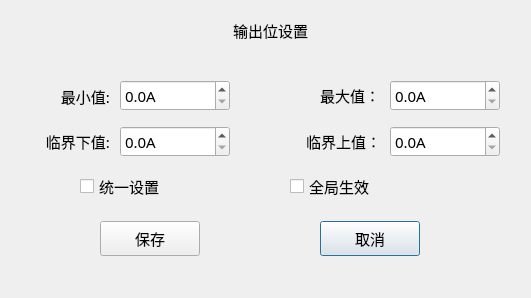
<?xml version="1.0" encoding="UTF-8"?>
<ui version="4.0">
 <class>SetOutputDlg</class>
 <widget class="QDialog" name="SetOutputDlg">
  <property name="geometry">
   <rect>
    <x>0</x>
    <y>0</y>
    <width>531</width>
    <height>298</height>
   </rect>
  </property>
  <property name="font">
   <font>
    <family>微软雅黑</family>
    <pointsize>11</pointsize>
    <weight>50</weight>
    <italic>false</italic>
    <bold>false</bold>
   </font>
  </property>
  <property name="windowTitle">
   <string>Dialog</string>
  </property>
  <property name="styleSheet">
   <string notr="true">font: 11pt &quot;微软雅黑&quot;;
color: rgb(0, 0, 0);</string>
  </property>
  <widget class="QDoubleSpinBox" name="maxSpin">
   <property name="geometry">
    <rect>
     <x>390</x>
     <y>80</y>
     <width>110</width>
     <height>31</height>
    </rect>
   </property>
   <property name="suffix">
    <string>A</string>
   </property>
   <property name="decimals">
    <number>1</number>
   </property>
   <property name="maximum">
    <double>16.000000000000000</double>
   </property>
  </widget>
  <widget class="QLabel" name="titleLabel">
   <property name="geometry">
    <rect>
     <x>80</x>
     <y>0</y>
     <width>381</width>
     <height>60</height>
    </rect>
   </property>
   <property name="font">
    <font>
     <family>微软雅黑</family>
     <pointsize>11</pointsize>
     <weight>50</weight>
     <italic>false</italic>
     <bold>false</bold>
    </font>
   </property>
   <property name="text">
    <string>输出位设置</string>
   </property>
   <property name="alignment">
    <set>Qt::AlignCenter</set>
   </property>
  </widget>
  <widget class="QLabel" name="label_2">
   <property name="geometry">
    <rect>
     <x>9</x>
     <y>81</y>
     <width>101</width>
     <height>30</height>
    </rect>
   </property>
   <property name="text">
    <string>最小值:</string>
   </property>
   <property name="alignment">
    <set>Qt::AlignRight|Qt::AlignTrailing|Qt::AlignVCenter</set>
   </property>
  </widget>
  <widget class="QPushButton" name="cancelBtn">
   <property name="geometry">
    <rect>
     <x>320</x>
     <y>221</y>
     <width>100</width>
     <height>35</height>
    </rect>
   </property>
   <property name="styleSheet">
    <string notr="true">color: rgb(0, 0, 0);</string>
   </property>
   <property name="text">
    <string>取消</string>
   </property>
  </widget>
  <widget class="QLabel" name="label_5">
   <property name="geometry">
    <rect>
     <x>259</x>
     <y>80</y>
     <width>121</width>
     <height>30</height>
    </rect>
   </property>
   <property name="text">
    <string>最大值：</string>
   </property>
   <property name="alignment">
    <set>Qt::AlignRight|Qt::AlignTrailing|Qt::AlignVCenter</set>
   </property>
  </widget>
  <widget class="QCheckBox" name="wholeCheckBox">
   <property name="geometry">
    <rect>
     <x>290</x>
     <y>171</y>
     <width>171</width>
     <height>30</height>
    </rect>
   </property>
   <property name="text">
    <string>全局生效</string>
   </property>
  </widget>
  <widget class="QPushButton" name="saveBtn">
   <property name="geometry">
    <rect>
     <x>100</x>
     <y>221</y>
     <width>100</width>
     <height>35</height>
    </rect>
   </property>
   <property name="styleSheet">
    <string notr="true">color: rgb(0, 0, 0);</string>
   </property>
   <property name="text">
    <string>保存</string>
   </property>
  </widget>
  <widget class="QCheckBox" name="uniteCheckBox">
   <property name="geometry">
    <rect>
     <x>80</x>
     <y>171</y>
     <width>171</width>
     <height>30</height>
    </rect>
   </property>
   <property name="text">
    <string>统一设置</string>
   </property>
  </widget>
  <widget class="QDoubleSpinBox" name="minSpin">
   <property name="geometry">
    <rect>
     <x>120</x>
     <y>80</y>
     <width>110</width>
     <height>31</height>
    </rect>
   </property>
   <property name="suffix">
    <string>A</string>
   </property>
   <property name="decimals">
    <number>1</number>
   </property>
   <property name="maximum">
    <double>16.000000000000000</double>
   </property>
  </widget>
  <widget class="QWidget" name="widget" native="true">
   <property name="geometry">
    <rect>
     <x>0</x>
     <y>121</y>
     <width>531</width>
     <height>41</height>
    </rect>
   </property>
   <widget class="QDoubleSpinBox" name="crMaxSpin">
    <property name="geometry">
     <rect>
      <x>390</x>
      <y>5</y>
      <width>110</width>
      <height>31</height>
     </rect>
    </property>
    <property name="suffix">
     <string>A</string>
    </property>
    <property name="decimals">
     <number>1</number>
    </property>
    <property name="maximum">
     <double>16.000000000000000</double>
    </property>
   </widget>
   <widget class="QLabel" name="label_3">
    <property name="geometry">
     <rect>
      <x>9</x>
      <y>5</y>
      <width>101</width>
      <height>30</height>
     </rect>
    </property>
    <property name="text">
     <string>临界下值:</string>
    </property>
    <property name="alignment">
     <set>Qt::AlignRight|Qt::AlignTrailing|Qt::AlignVCenter</set>
    </property>
   </widget>
   <widget class="QLabel" name="label_6">
    <property name="geometry">
     <rect>
      <x>260</x>
      <y>5</y>
      <width>121</width>
      <height>30</height>
     </rect>
    </property>
    <property name="text">
     <string>临界上值：</string>
    </property>
    <property name="alignment">
     <set>Qt::AlignRight|Qt::AlignTrailing|Qt::AlignVCenter</set>
    </property>
   </widget>
   <widget class="QDoubleSpinBox" name="crMinSpin">
    <property name="geometry">
     <rect>
      <x>120</x>
      <y>5</y>
      <width>110</width>
      <height>31</height>
     </rect>
    </property>
    <property name="suffix">
     <string>A</string>
    </property>
    <property name="decimals">
     <number>1</number>
    </property>
    <property name="maximum">
     <double>16.000000000000000</double>
    </property>
   </widget>
  </widget>
 </widget>
 <tabstops>
  <tabstop>cancelBtn</tabstop>
  <tabstop>minSpin</tabstop>
  <tabstop>maxSpin</tabstop>
  <tabstop>crMinSpin</tabstop>
  <tabstop>crMaxSpin</tabstop>
  <tabstop>uniteCheckBox</tabstop>
  <tabstop>wholeCheckBox</tabstop>
  <tabstop>saveBtn</tabstop>
 </tabstops>
 <resources/>
 <connections>
  <connection>
   <sender>cancelBtn</sender>
   <signal>clicked()</signal>
   <receiver>SetOutputDlg</receiver>
   <slot>close()</slot>
   <hints>
    <hint type="sourcelabel">
     <x>349</x>
     <y>307</y>
    </hint>
    <hint type="destinationlabel">
     <x>229</x>
     <y>175</y>
    </hint>
   </hints>
  </connection>
 </connections>
</ui>
